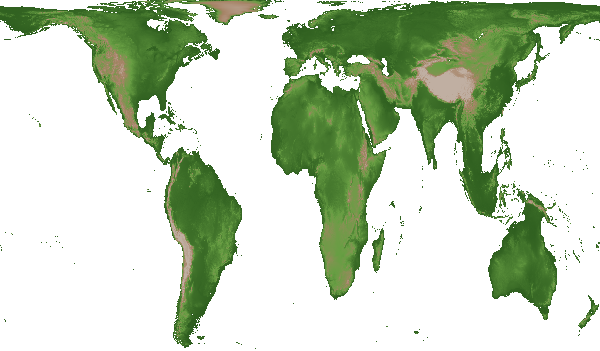
#> input picture models/dispersal_python_model_complete/ch1_map.png, 600 x 351 px
$ jupyter execute --allow-errors dispersal_woldmap.ipynb
#> lines starting #> are read from the running program, lines starting #| are printed output that depends on the picture; after the words box and inside, x2 and y2 are one past the last pixel; in counts of white or black regions, pixels touching at a corner belong together
[cell 1]
# first load image and show with pil
from PIL import Image
from IPython.display import display

# Load the image
image_path = "ch1_map.png"
image = Image.open(image_path)
#> image is the input picture: PIL image 600x351 RGB; mean R, G, B 196.9, 211.2, 187.9
image = image.convert("RGBA")  # Ensure it's in RGBA format
#> image: PIL image 600x351 RGBA
# Display the image
display(image)
# print dimensions of the image
print(f"Image dimensions: {image.size[0]}x{image.size[1]} pixels")
#| Image dimensions: 600x351 pixels

[cell 2]
# make a matrix with similar dimensions such that all white pixels are 0 and all other pixels are 1
import numpy as np
# Convert the image to a numpy array
image_array = np.array(image)
# Create a mask where white pixels are 0 and all other pixels are 1
mask = np.all(image_array[:, :, :3] == [255, 255, 255], axis=-1)
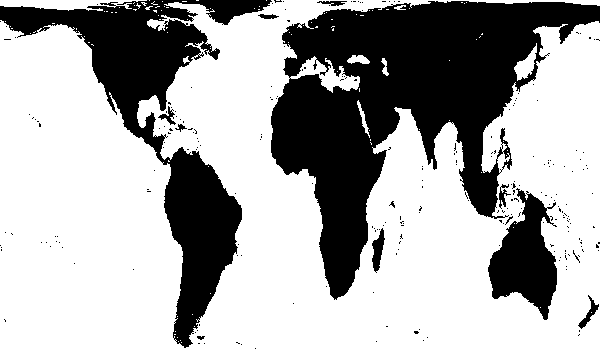
#> mask: shape (351, 600) bool; 66.7% white; 244 black regions (233 under 20 px), largest, box (x1, y1, x2, y2) and area: (271, 1, 600, 300) 41775, (0, 0, 272, 348) 21837, (488, 188, 557, 320) 4945
# Convert the mask to a binary matrix
binary_matrix = np.where(mask, 0, 1)
# Print the shape of the binary matrix
print(f"Binary matrix shape: {binary_matrix.shape}")
#| Binary matrix shape: (351, 600)
# Print the first 10 rows of the binary matrix
print("First 10 rows of the binary matrix:")
print(binary_matrix[:10])
#> (printed output is left out)
# show as black white image
import matplotlib.pyplot as plt
plt.imshow(binary_matrix, cmap='gray', interpolation='nearest')
#> (this line was passed over: IPython is not available in this run)

[cell 3]
# Boolean land mask: True = land, False = sea. Indexed as LAND[y, x] (row, column).
LAND = binary_matrix.astype(bool)

# Background map as a plain RGB array, loaded once so it isn't re-read every frame.
BG = np.array(Image.open("ch1_map.png").convert("RGB"))

[cell 4]
import numpy as np
import pandas as pd
import seaborn as sns
import mesa
from mesa.discrete_space import CellAgent, OrthogonalMooreGrid
from mesa.visualization import SolaraViz, make_plot_component, make_space_component

class DispersalAgent(CellAgent):
    # [21 lines left out: functions __init__, hatch, not called in this run]

class DispersalModel(mesa.Model):
    """A model with a grid of cells and agents that can occupy them."""

    def __init__(self, n=10, width=600, height=351, seed=None, growth_rate=0.1):
        # width/height must match the image (600 x 351), or indexing LAND fails.
        """Initialize the model instance

        Args:
            n (int): Number of agents to create.
            width (int): Width of the grid.
            height (int): Height of the grid.
            seed (int, optional): Random seed for reproducibility.
        """
        super().__init__(seed=seed)
        self.num_agents = n
        self.grid = OrthogonalMooreGrid(dimensions=(width, height), torus=True, random=self.random)
        # Occupancy array, same shape as the map: True where an agent sits.
        # Must exist before any agent is created, because agents write to it.
        self.occupied = np.zeros((height, width), dtype=bool)

        # Agents that might still hatch. Only these get stepped.
        self.frontier = set()

        # Create cells and agents
        possible_positions = self.grid.all_cells.cells
        # Only select from a specific rectangular area
        min_x,min_y, max_x, max_y = 350, 150, 370, 170
        # filter the possible positions to only those within the specified rectangle
        filtered_possible_positions = [cell for cell in possible_positions
                                       if min_x <= cell.coordinate[0] <= max_x and
                                            min_y <= cell.coordinate[1] <= max_y and
                                             LAND[cell.coordinate[1], cell.coordinate[0]]]

        DispersalAgent.create_agents(model=self,
                                     n=self.num_agents,
                                     growth_rate=growth_rate,
                                    # sample() picks without replacement: no two agents on one cell.
                                     cell=self.random.sample(filtered_possible_positions, k=self.num_agents),)

    # [12 lines left out: function step, not called in this run]

#> (a cell that did not finish here is left out)

[cell 6]
# Model parameters for visualization
model_params = {
    "n": {
        "type": "SliderInt",
        "value": 20,
        "label": "Number of agents:",
        "min": 5,
        "max": 100,
        "step": 1,
    },
    "growth_rate": {
        "type": "SliderFloat",
        "value": 0.1,
        "label": "Growth rate:",
        "min": 0.0,
        "max": 0.5,
        "step": 0.02,
    },
    "width": 600,   # For testing, use smaller grid
    "height": 351,  # For full size, use 600x351
}

[cell 7]
# Load image ONCE at module level (outside the component)
from PIL import Image
import matplotlib.pyplot as plt
import solara

# Load the image once when the module is imported
image_path = "ch1_map.png"
BACKGROUND_IMAGE = Image.open(image_path)

# [30 lines left out: function CustomSpaceVisualization, not called in this run]

#> (a cell that did not finish here is left out)

# Custom visualization
Below is an example of a custom space that interfaces with the picture.

#> (a cell that did not finish here is left out)

[cell 10]
# Creating A GIF
import matplotlib.pyplot as plt
from PIL import Image
import numpy as np

# [55 lines left out: function create_dispersal_gif, not called in this run]

# Usage:
# Create a fresh model
#> (the rest of this cell did not finish here and is left out)
